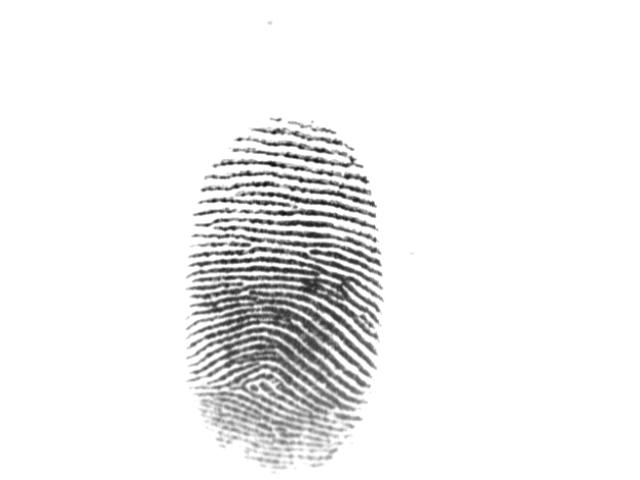
#> input picture trabajo_practico/DeteccionDeMinucias/huellasFVC2004/101_3.tif, 640 x 480 px
$ python main.py
#> lines starting #> are read from the running program, lines starting #| are printed output that depends on the picture; after the words box and inside, x2 and y2 are one past the last pixel; in counts of white or black regions, pixels touching at a corner belong together
import os
import sys
from os import listdir

import cv2
import matplotlib.pyplot as plt
import numpy as np
import pandas as pd
from skimage.filters import gabor
from skimage.morphology import skeletonize


# Eliminar parte de la imagen que se queda fuera de la huella
def getFingerprintRegion(img):
    row1 = 0
    row2 = 0
    col1 = 0
    col2 = 0
    for row in range(img.shape[0]):
        row1 = row
        if np.sum(img[row, 0 : img.shape[1]]) > 10:
            break

    for row in range(img.shape[0]):
        row2 = img.shape[0] - row - 1
        if np.sum(img[row2, 0 : img.shape[1]]) > 10:
            break

    for row in range(img.shape[1]):
        col1 = row
        if np.sum(img[0 : img.shape[0], col1]) > 10:
            break

    for row in range(img.shape[1]):
        col2 = img.shape[0] - row - 1
        if np.sum(img[0 : img.shape[0], col2]) > 10:
            break

    return row1, row2, col1, col2


def cutImage(img):
    kernel = np.ones((5, 5), dtype=np.uint8)

    _, imag_gabor = gabor(img, 0.7, theta=0)
    erosion = cv2.morphologyEx(imag_gabor, cv2.MORPH_OPEN, kernel)

    row1, row2, col1, col2 = getFingerprintRegion(erosion)

    h, w = img.shape
    for i in range(h):
        for j in range(w):
            if not ((i < row2) and (i > row1) and (j > col1) and (j < col2)):
                if img[i, j] != 255:
                    img[i, j] = 255

    return img.copy(), row1, row2, col1, col2


def isBifurcation(row, col, img):
    summation = (
        int(img[row + 1][col - 1])
        + int(img[row + 1][col])
        + int(img[row + 1][col + 1])
        + int(img[row][col - 1])
        + int(img[row][col + 1])
        + int(img[row - 1][col - 1])
        + int(img[row - 1][col])
        + int(img[row - 1][col + 1])
    )
    if summation == 3:
        return True
    return False


def isEnding(row, col, img):
    summation = (
        int(img[row + 1][col - 1])
        + int(img[row + 1][col])
        + int(img[row + 1][col + 1])
        + int(img[row][col - 1])
        + int(img[row][col + 1])
        + int(img[row - 1][col - 1])
        + int(img[row - 1][col])
        + int(img[row - 1][col + 1])
    )
    if summation == 1:
        return True
    return False


def deginrad(degree):
    radiant = 2 * np.pi / 360 * degree
    return radiant


def gaborFilter(img):
    _, filt_imag = gabor(
        img,
        frequency=0.1,
        theta=deginrad(90),
        bandwidth=3,
        sigma_x=None,
        sigma_y=None,
        n_stds=3,
        offset=0,
        mode="reflect",
        cval=0,
    )
    return filt_imag.copy()


# Comprueba que no hay una minucia del mismo tipo en una vecindad 3x3
def isMinutaeClose(i, j, typeMinutae, l):
    if (
        [i - 1, j - 1, typeMinutae] in l
        or [i - 1, j, typeMinutae] in l
        or [i - 1, j + 1, typeMinutae] in l
        or [i + 1, j - 1, typeMinutae] in l
        or [i + 1, j, typeMinutae] in l
        or [i + 1, j + 1, typeMinutae] in l
        or [i, j - 1, typeMinutae] in l
        or [i, j + 1, typeMinutae] in l
    ):
        return True
    return False


def minutaeExtraction(img_path, plot=False):
    # se lee la imagen de la huella
#> called with img_path = './huellasFVC2004/101_3.tif', plot = False
    image = cv2.imread(img_path, 0)
#> image is the input picture: shape (480, 640); min 10, max 255, mean 240.5

    if plot:
        cv2.imshow("original", image)

    # se corta la imagen para que solo quede la huella, davuelve los margenes tambien
    image, row1, row2, col1, col2 = cutImage(image)
#> in cutImage, `_, imag_gabor = gabor(img, 0.7, theta=0)`:
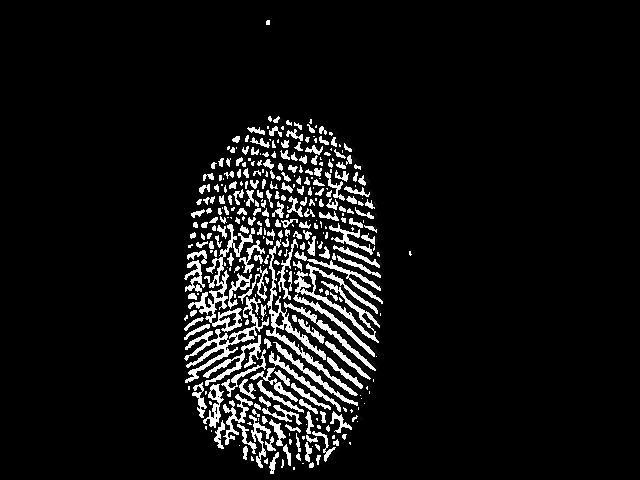
#> imag_gabor: shape (480, 640); min 0, max 255, mean 18.8
#> in cutImage, `erosion = cv2.morphologyEx(imag_gabor, cv2.MORPH_OPEN, kernel)`:
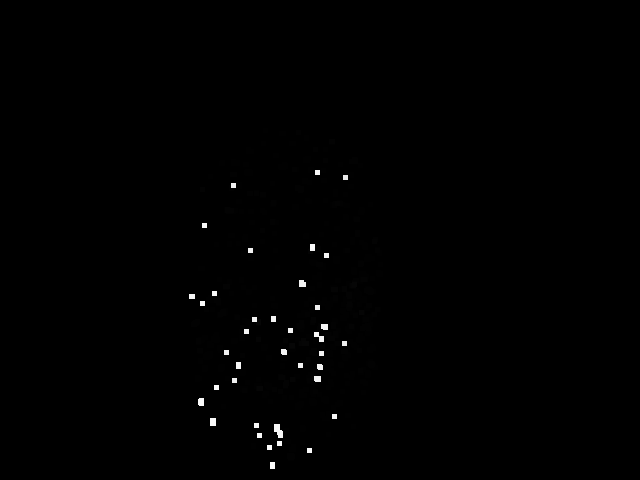
#> erosion: shape (480, 640); min 0, max 253, mean 1
#> in cutImage, `row1, row2, col1, col2 = getFingerprintRegion(erosion)`: row1 = 130; row2 = 468; col1 = 189; col2 = 382
#> after the loop in cutImage, `for i in range(h):`:
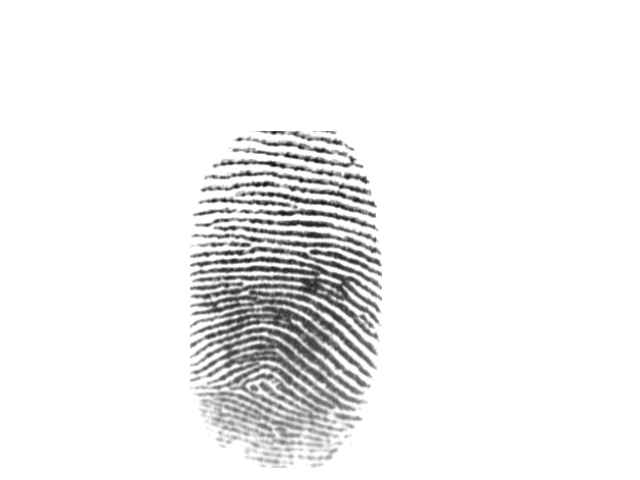
#> img: shape (480, 640); 0.29% of pixels changed, all inside (x1, y1, x2, y2) = (185, 1, 415, 474)
#> row1 = 130; row2 = 468; col1 = 189; col2 = 382
    if plot:
        cv2.imshow("cutted", image)

    # se aplica un filtlo de gabor que devuelve la imagen binarizada
    image = gaborFilter(image)
#> in gaborFilter, `_, filt_imag = gabor( img, frequency=0.1, theta=deginrad(90), bandwidt..`:
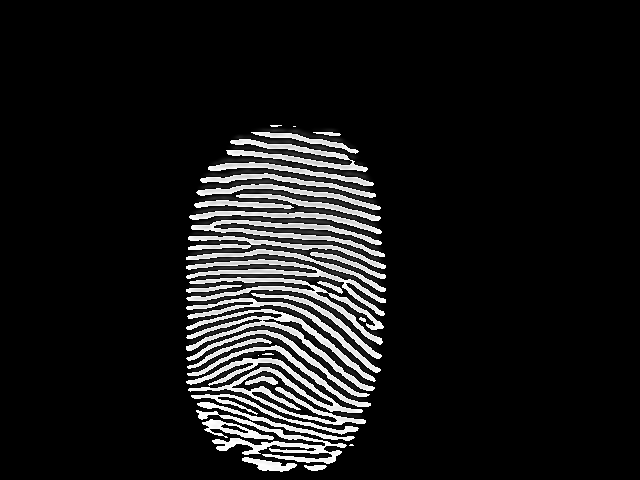
#> filt_imag: shape (480, 640); min 0, max 255, mean 23.8
    img_gabor = image.copy()  # se guarda para mostras las minucias despues
    if plot:
        cv2.imshow("gabor", image)

    # se umbraliza la imagen adaptavivamente
    image = cv2.adaptiveThreshold(
        np.invert(image), 1, cv2.ADAPTIVE_THRESH_MEAN_C, cv2.THRESH_BINARY, 11, 2
    )
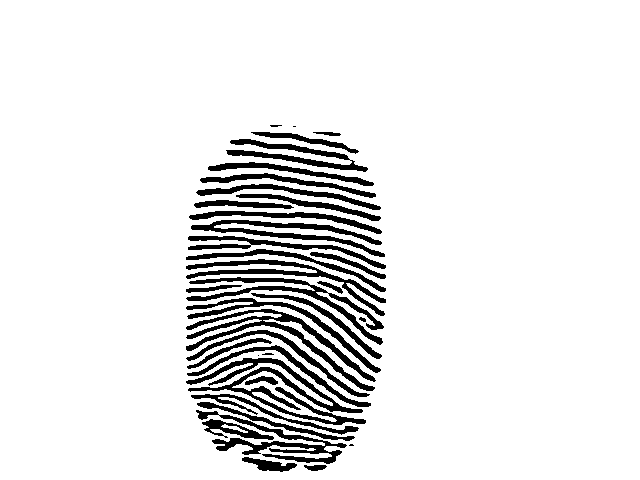
#> image: shape (480, 640); values 0 (black) and 1 (white), 90.7% white; 37 black regions (5 under 20 px), largest, box (x1, y1, x2, y2) and area: (186, 358, 366, 425) 2871, (186, 309, 376, 391) 2393, (186, 277, 384, 345) 1866
    if plot:
        cv2.imshow("gabor; adaptiveThreshold", image * 255)

    # se realiza un esqueleto de la huella
    sklen = skeletonize(image)
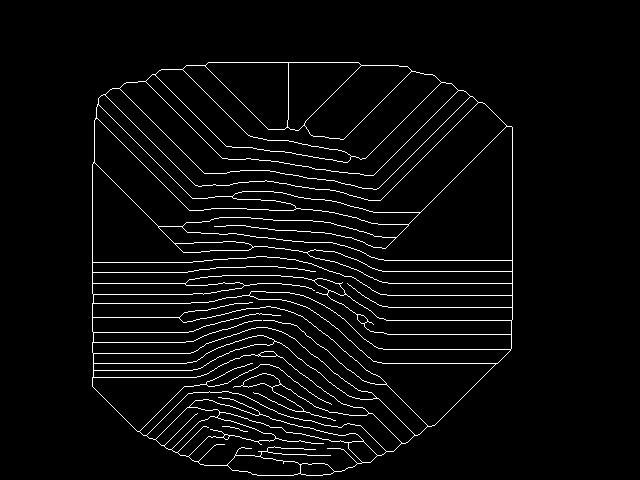
#> sklen: shape (480, 640) bool; 3.8% white in thin lines or dots, all inside (x1, y1, x2, y2) = (92, 62, 513, 476)
    if plot:
        plt.imshow(sklen, cmap="gray")
        plt.title("gabor; adaptiveThreshold; skeleton")

    # se cuentan las minucias dadas unas condiciones
    rows, cols = sklen.shape
#> rows = 480; cols = 640
    minutaes = []
    for i in range(rows):
        for j in range(cols):
            # se mira en aquellos puntos donde haya esqueleto
            if sklen[i, j]:
                # solo se miran los pixeles donde hay huella y formen parte del filtro de gabor (valen distinto de 0 ~False)
                if (
                    (i < row2)
                    and (i > row1)
                    and (j > col1)
                    and (j < col2)
                    and img_gabor[i][j]
                ):
                    if isBifurcation(i, j, sklen) and not isMinutaeClose(
                        i, j, 3, minutaes
                    ):
                        minutaes.append([i, j, 3])

                    if isEnding(i, j, sklen) and not isMinutaeClose(i, j, 1, minutaes):
                        minutaes.append([i, j, 1])

    minucias = pd.DataFrame.from_records(minutaes)
#> minucias = table of 56 rows and 3 columns
    minucias.columns = ["row", "col", "label"]

    terminaciones = minucias[minucias["label"] == 1].drop(columns="label")
#> terminaciones = table of 14 rows and 2 columns
    bifurcaciones = minucias[minucias["label"] == 3].drop(columns="label")
#> bifurcaciones = table of 42 rows and 2 columns

    if plot:
        img = plt.imread(img)

        _ = plt.figure(5)

        plt.plot(
            terminaciones["col"], terminaciones["row"], "b.", label="terminaciones"
        )
        plt.plot(
            bifurcaciones["col"], bifurcaciones["row"], "r.", label="bifurcaciones"
        )

        plt.imshow(img, cmap="gray")
        plt.legend(loc="best")
        plt.title("minutaes")

        plt.show()

    # se extrae el nombre del archivo
    img_name = img_path.split("/")[-1]
    img_name = "./Minutae_Extraction/" + img_name.replace(".tif", ".txt")

    # se guarda un txt con las minucias
    minucias.to_csv(img_name, sep=";")

    if plot:
        cv2.waitKey()
        cv2.destroyAllWindows()


if __name__ == "__main__":
    plot = True
    imgs = [
        "./huellasFVC2004/101_3.tif",
        "./huellasFVC2004/101_8.tif",
        "./huellasFVC2004/106_3.tif",
        "./huellasFVC2004/110_7.tif",
    ]

    dirName = "Minutae_Extraction"
    try:
        # Create target Directory
        os.mkdir(dirName)
        print("Directory ", dirName, " Created ")
    except FileExistsError:
        print("Directory ", dirName, " already exists")

    for img in imgs:
#> (the run stopped early here; a loop or call above may not have finished)
